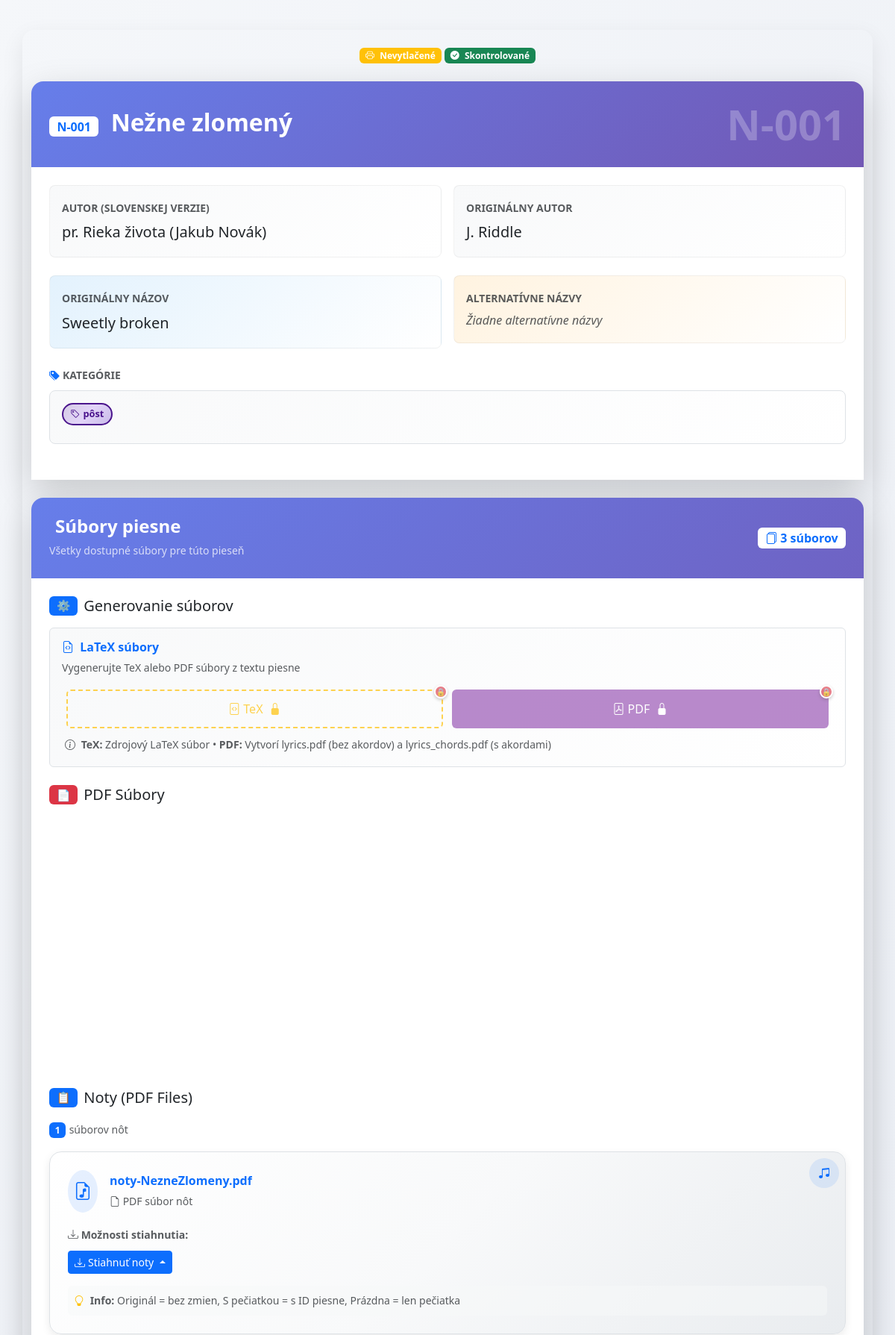
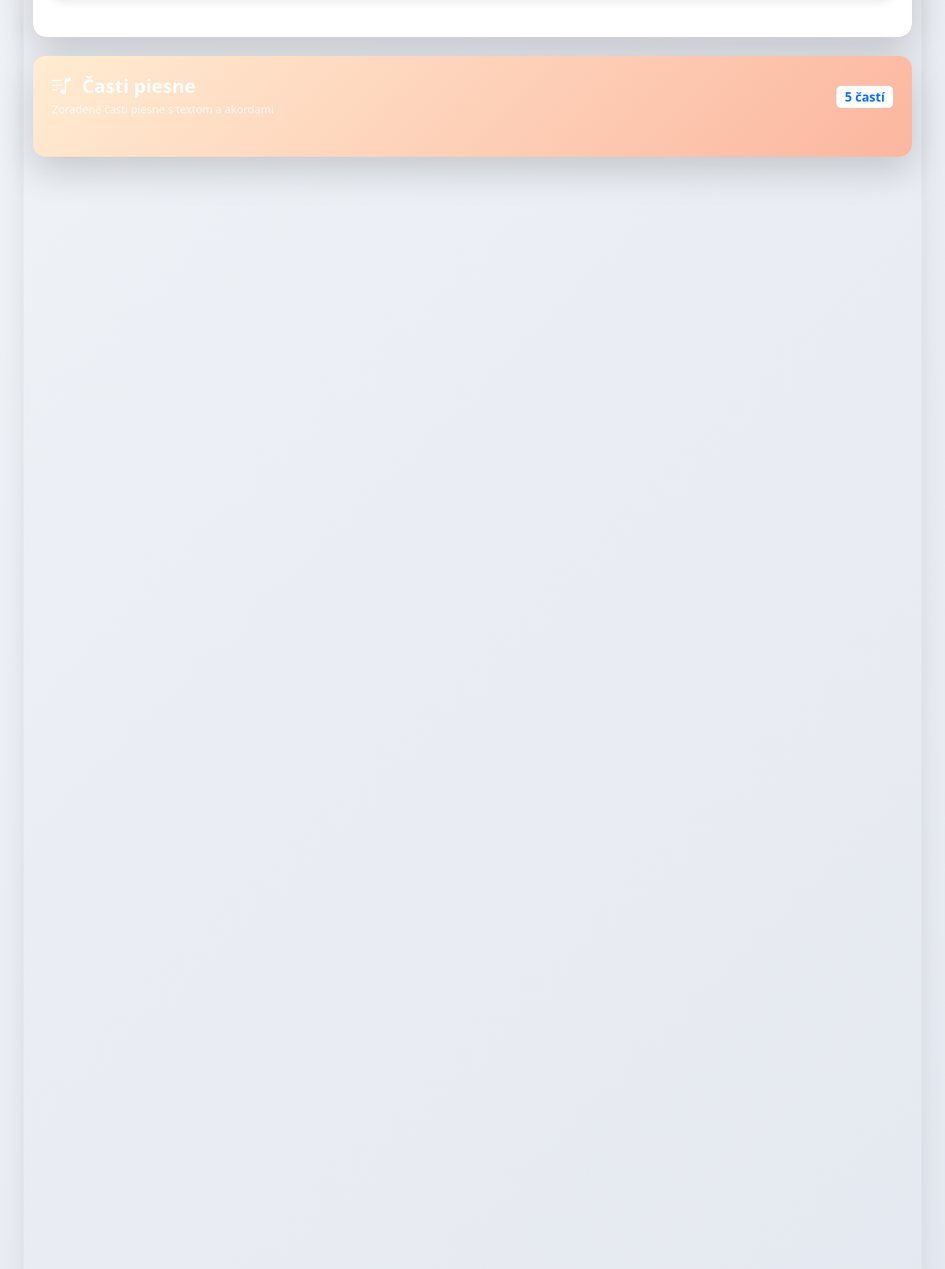
The app's page /song/4/view (upper part) with its own data (2 pictures, top to bottom).
### models.py (models this page shows, shortened)
class Song(db.Model):
    id = db.Column(db.Integer, primary_key=True)
    song_id = db.Column(db.String(10), nullable=False)  # Format: A-001
    version_name = db.Column(db.String(100), nullable=True)
    title = db.Column(db.String, nullable=False)
    author = db.Column(db.String, nullable=True)
    title_original = db.Column(db.String, nullable=True)
    author_original = db.Column(db.String, nullable=True)
    categories = db.Column(db.String, nullable=True)
    alternative_titles = db.Column(db.String, nullable=True)
    song_parts = db.Column(db.Text, nullable=False)
    admin_checked = db.Column(db.Boolean, default=False)
    printed = db.Column(db.Boolean, default=False)
    pdf_lyrics_path = db.Column(db.String(200))
    pdf_chords_path = db.Column(db.String(200))
    tex_path = db.Column(db.String(200))
    midi_paths = db.Column(db.Text)  # stored as JSON list
    mp3_paths = db.Column(db.Text)
    sheet_pdf_paths = db.Column(db.Text)
    sheet_mscz_paths = db.Column(db.Text)
    search_text = db.Column(db.Text, nullable=True)  # Pre-normalized searchable text
    __table_args__ = (
        UniqueConstraint('song_id', 'version_name', name='uix_song_id_version'),
    )

### app.py (the view)
@app.route('/song/<int:song_id>/view')
def song_view(song_id):
    song = Song.query.get_or_404(song_id)
    try:
        data = json.loads(song.song_parts or '[]')
    except (json.JSONDecodeError, TypeError):
        data = []
    mp3s = json.loads(song.mp3_paths or '[]')
    midis = json.loads(song.midi_paths or '[]')
    sheet_pdfs = json.loads(song.sheet_pdf_paths or '[]')
    sheet_mscz = json.loads(song.sheet_mscz_paths or '[]')
    return render_template('song_view.html', song=song, data=data, mp3s=mp3s, midis=midis, sheet_pdfs=sheet_pdfs, sheet_mscz=sheet_mscz)

### templates/song_view.html (shortened to what this page needs)
{% extends "layout.html" %}
{% block content %}
{% set part_types = ["verse", "chorus", "bridge", "intro", "interlude", "coda", "outro", "prechorus", "comment"] %}
{% set options = [
      "stále omšové spevy",
      "úvod",
      "medzispevy (žalmy; aleluja)",
      "obetovanie",
      "prijímanie",
      "poďakovanie po prijímaní",
      "záver",
      "adorácia",
      "advent",
      "vianoce",
      "pôst",
      "veľká noc",
      "cez rok",
      "k Duchu Svätému",
      "mariánske",
      "k svätcom",
      "detské",
      "iné",
      "liturgia hodín",
      "sobášne",
      "Taizé",
      "krížová cesta",
      "nevhodné"
    ] %}
<div class="song-view-header mb-4">
  <div class="d-flex align-items-center justify-content-between mb-3 flex-wrap">
    <div class="d-flex gap-1 flex-wrap justify-content-center order-1 order-md-2 w-100 w-md-auto mb-2 mb-md-0">
      {% if song.printed %}
      <span class="badge bg-success px-2 py-1 fs-7 fs-md-6">
        <i class="bi bi-printer-fill me-1"></i>
        <span class="d-none d-sm-inline">Vytlačené</span>
        <span class="d-sm-none">✓</span>
      </span>
      {% else %}
      <span class="badge bg-warning px-2 py-1 fs-7 fs-md-6">
        <i class="bi bi-printer me-1"></i>
        <span class="d-none d-sm-inline">Nevytlačené</span>
      </span>
      {% endif %}
      {% if song.admin_checked %}
      <span class="badge bg-success px-2 py-1 fs-7 fs-md-6">
        <i class="bi bi-check-circle-fill me-1"></i>
        <span class="d-none d-sm-inline">Skontrolované</span>
      </span>
      {% else %}
      <span class="badge bg-warning px-2 py-1 fs-7 fs-md-6">
        <i class="bi bi-exclamation-triangle me-1"></i>
        <span class="d-none d-sm-inline">Čaká na kontrolu</span>
        <span class="d-sm-none">⏳</span>
      </span>
      {% endif %}
    </div>
  </div>
</div>
<div class="song-info-section card border-0 shadow-lg rounded-4 mb-4"
     style="background: linear-gradient(135deg, #667eea 0%, #764ba2 100%);">
  <div class="card-header border-0 text-white p-4" style="background: transparent;">
    <div class="d-flex align-items-center justify-content-between">
      <div>
        <h2 class="mb-1 fw-bold">
          <span class="badge bg-white text-primary me-2 fs-6">{{ song.song_id }}</span>
          {{ song.title }}
        </h2>
      </div>
      <div class="song-id-large">
        <span class="display-4 fw-bold opacity-25">{{ song.song_id }}</span>
      </div>
    </div>
  </div>
  <div class="card-body bg-white p-4">
    <div class="row mb-4 g-3">
      <div class="col-md-6 col-12">
        <div class="info-card p-3 rounded-3" style="background: linear-gradient(135deg, #f8f9fa 0%, #ffffff 100%);">
          <label class="fw-bold text-muted small mb-1">AUTOR (SLOVENSKEJ VERZIE)</label>
          <div class="fs-5 fs-sm-6 text-dark text-break">
            {{ song.author if song.author else "Neznámy" }}
          </div>
        </div>
      </div>
      <div class="col-md-6 col-12">
        <div class="info-card p-3 rounded-3" style="background: linear-gradient(135deg, #f8f9fa 0%, #ffffff 100%);">
          <label class="fw-bold text-muted small mb-1">ORIGINÁLNY AUTOR</label>
          <div class="fs-5 fs-sm-6 text-dark text-break">
            {{ song.author_original if song.author_original else "Neznámy" }}
          </div>
        </div>
      </div>
    </div>
    <div class="row mb-4 g-3">
      <div class="col-md-6 col-12">
        <div class="info-card p-3 rounded-3" style="background: linear-gradient(135deg, #e3f2fd 0%, #ffffff 100%);">
          <label class="fw-bold text-muted small mb-1">ORIGINÁLNY NÁZOV</label>
          <div class="fs-5 fs-sm-6 text-dark text-break">
            {{ song.title_original if song.title_original else "Rovnaký ako slovenský" }}
          </div>
        </div>
      </div>
      <div class="col-md-6 col-12">
        <div class="info-card p-3 rounded-3" style="background: linear-gradient(135deg, #fff3e0 0%, #ffffff 100%);">
          <label class="fw-bold text-muted small mb-1">ALTERNATÍVNE NÁZVY</label>
          <div class="fs-6 fs-sm-7">
            {% if song.alternative_titles %}
              {% for alt_title in song.alternative_titles.split(';;') %}
                {% if alt_title.strip() %}
                  <span class="badge bg-light text-dark me-1 mb-1 text-wrap">{{ alt_title.strip() }}</span>
                {% endif %}
              {% endfor %}
            {% else %}
              <span class="text-muted fst-italic">Žiadne alternatívne názvy</span>
            {% endif %}
          </div>
        </div>
      </div>
    </div>
    <div class="categories-display mb-4">
      <label class="fw-bold text-muted small mb-2 d-block">
        <i class="bi bi-tags-fill text-primary me-1"></i>KATEGÓRIE
      </label>
      <div class="categories-container p-3 rounded-3 border"
           style="background: linear-gradient(135deg, #f8f9fa 0%, #ffffff 100%);">
        {% if song.categories %}
          {% for category in song.categories.split(';;') %}
            {% if category.strip() %}
              <span class="category-display-badge badge me-2 mb-2" data-category="{{ category.strip() }}">
                <i class="bi bi-tag me-1"></i>{{ category.strip() }}
              </span>
            {% endif %}
          {% endfor %}
        {% else %}
          <span class="text-muted fst-italic">Žiadne kategórie priradené</span>
        {% endif %}
      </div>
    </div>
  </div>
</div>
{% set file_count = (sheet_pdfs|length) + (mp3s|length) + (midis|length) + (sheet_mscz|length) + (1 if song.pdf_lyrics_path else 0) + (1 if song.pdf_chords_path else 0) %}
<div class="file-management-section card border-0 shadow-lg rounded-4 overflow-hidden mb-4"
     style="background: linear-gradient(135deg, #667eea 0%, #764ba2 100%);">
  <div class="card-header border-0 text-white p-4" style="background: transparent;">
    <div class="d-flex align-items-center justify-content-between">
      <div>
        <h4 class="mb-1 fw-bold">
          Súbory piesne
        </h4>
        <small class="opacity-75">Všetky dostupné súbory pre túto pieseň</small>
      </div>
      <div class="file-stats">
        <span class="badge bg-white text-primary fs-6">
          <i class="bi bi-files"></i>
          {{ file_count }} súborov
        </span>
      </div>
    </div>
  </div>
  <div class="card-body bg-white p-4">
    <div class="generation-section mb-4">
      <h5 class="d-flex align-items-center gap-2 mb-3">
        <span class="badge bg-primary">⚙️</span>
        Generovanie súborov
      </h5>
      <div class="generation-actions card p-3 border"
           style="background: linear-gradient(135deg, #f8f9fa 0%, #ffffff 100%);">
        <div class="d-flex align-items-center justify-content-between mb-3">
          <div>
            <h6 class="mb-1 fw-bold text-primary">
              <i class="bi bi-file-earmark-code me-1"></i>
              LaTeX súbory
            </h6>
            <small class="text-muted">Vygenerujte TeX alebo PDF súbory z textu piesne</small>
          </div>
        </div>
        <div class="row generation-buttons w-100" role="group">
          <div class="col-6">
            <form method="POST" action="{{ url_for('generate_tex', song_id=song.id) }}" class="d-inline w-100" onsubmit="return checkTexPermission(event)">
              <button type="submit" class="btn btn-outline-warning w-100 {{ 'restricted-action' if song.admin_checked or song.printed else '' }}"
                      title="{{ 'Pieseň je chránená - skontrolovaná adminom' if song.admin_checked else ('Pieseň je vytlačená - nemožno meniť' if song.printed else 'Generovať LaTeX súbory') }}">
                <i class="bi bi-file-code me-1"></i>TeX
                {% if song.admin_checked %}<i class="bi bi-lock-fill ms-1"></i>{% endif %}
              </button>
            </form>
          </div>
          <div class="col-6">
            <form method="GET" action="{{ url_for('generate_pdfs', song_id=song.id) }}" class="d-inline w-100" onsubmit="return checkPdfPermission(event)">
              <button type="submit" class="btn btn-primary w-100 {{ 'restricted-action' if not song.tex_path or song.admin_checked or song.printed else '' }}"
                      style="background-color: #9b59b6; border-color: #9b59b6;"
                      title="{{ 'Najprv vygenerujte TeX súbory' if not song.tex_path else ('Pieseň je chránená - skontrolovaná adminom' if song.admin_checked else ('Pieseň je vytlačená - nemožno meniť' if song.printed else 'Generovať PDF súbory')) }}">
                <i class="bi bi-file-pdf me-1"></i>PDF
                {% if song.admin_checked %}<i class="bi bi-lock-fill ms-1"></i>{% endif %}
              </button>
            </form>
          </div>
        </div>
        <div class="mt-2 px-1">
          <small class="text-muted">
            <i class="bi bi-info-circle me-1"></i>
            <strong>TeX:</strong> Zdrojový LaTeX súbor • <strong>PDF:</strong> Vytvorí lyrics.pdf (bez akordov) a lyrics_chords.pdf (s akordami)
          </small>
        </div>
      </div>
    </div>
    {% if song.pdf_lyrics_path or song.pdf_chords_path %}
    <div class="pdf-files-section mb-4">
      <h5 class="d-flex align-items-center gap-2 mb-3">
        <span class="badge bg-danger">📄</span>
        PDF Súbory
      </h5>
    </div>
    {% endif %}
    {% if sheet_pdfs %}
    <div class="mb-4">
      <h5 class="d-flex align-items-center gap-2 mb-3">
        <span class="badge bg-primary">📋</span>
        Noty (PDF Files)
      </h5>
      <div class="sheets-container">
        <div class="mb-3">
          <span class="badge bg-primary">{{ sheet_pdfs|length }}</span>
          <small class="text-muted">súborov nôt</small>
        </div>
        {% for path in sheet_pdfs %}
        <div class="sheet-card mb-3 p-4 border rounded-4 position-relative overflow-hidden"
             style="background: linear-gradient(135deg, #ffffff 0%, #f8f9fa 50%, #e9ecef 100%);
                    box-shadow: 0 4px 12px rgba(0,0,0,0.08);">
          <div class="d-flex align-items-start justify-content-between mb-3">
            <div class="file-info d-flex align-items-center gap-3">
              <div class="file-icon p-2 rounded-circle bg-primary bg-opacity-10">
                <i class="bi bi-file-earmark-music fs-4 text-primary"></i>
              </div>
              <div>
                <div class="fw-bold text-primary fs-6">{{ path.split('/')[-1] }}</div>
                <small class="text-muted">
                  <i class="bi bi-file-earmark"></i> PDF súbor nôt
                </small>
              </div>
            </div>
          </div>
          <div class="download-actions">
            <div class="mb-2">
              <small class="text-muted fw-semibold">
                <i class="bi bi-download"></i> Možnosti stiahnutia:
              </small>
            </div>
            <div class="btn-group dropup">
              <button type="button" class="btn btn-primary btn-sm dropdown-toggle d-flex align-items-center gap-1"
                      data-bs-toggle="dropdown" aria-expanded="false" data-bs-auto-close="true">
                <i class="bi bi-download"></i>
                Stiahnuť noty
              </button>
            </div>
          </div>
          <div class="info-panel mt-3 p-2 rounded-2 bg-light bg-opacity-50">
            <small class="text-muted d-block">
              <i class="bi bi-lightbulb text-warning me-1"></i>
              <strong>Info:</strong> Originál = bez zmien, S pečiatkou = s ID piesne, Prázdna = len pečiatka
            </small>
          </div>
          <div class="position-absolute top-0 end-0 p-2">
            <div class="bg-primary bg-opacity-10 rounded-circle p-1" style="width: 40px; height: 40px;">
              <i class="bi bi-music-note-beamed text-primary d-flex align-items-center justify-content-center h-100"></i>
            </div>
          </div>
        </div>
        {% endfor %}
      </div>
    </div>
    {% endif %}
  </div>
</div>
<div class="parts-section card border-0 shadow-lg rounded-4 p-4 mb-4"
     style="background: linear-gradient(135deg, #ffecd2 0%, #fcb69f 100%);">
  <div class="d-flex align-items-center justify-content-between mb-4">
    <div>
      <h4 class="text-white fw-bold mb-1">
        <i class="bi bi-music-note-list me-2"></i>
        Časti piesne
      </h4>
      <small class="d-block text-white opacity-75">Zoradené časti piesne s textom a akordami</small>
    </div>
    <span class="badge bg-white text-primary fs-6">
      {{ data|length }} častí
    </span>
  </div>
</div>
<div id="parts-display" class="mb-4">
</div>
{% endblock %}

### records on screen
Song: song_id "N-001", title "Nežne zlomený", author "pr. Rieka života (Jakub Novák)", author_original "J. Riddle", title_original "Sweetly broken", strip "pôst"

### other values on screen
{{ file_count }} "3"
{{ sheet_pdfs|length }} "1"
{{ path.split('/')[-1] }} "noty-NezneZlomeny.pdf"
{{ data|length }} "5"
